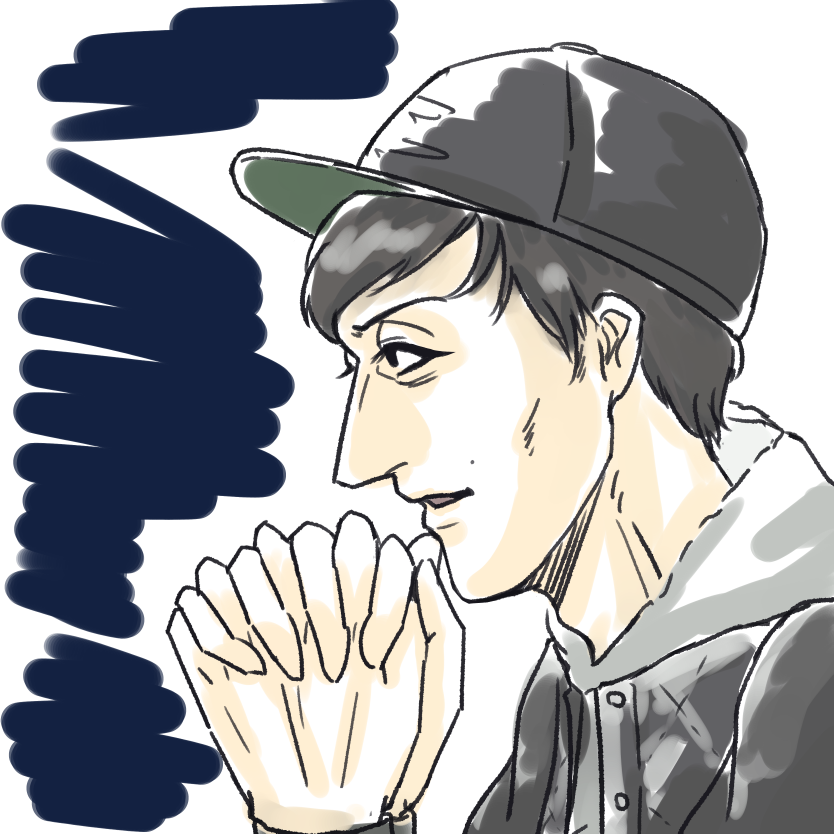
#> input picture m17.png, 2500 x 2500 px (shown at 1/3 size)
$ python dct.py
#> lines starting #> are read from the running program, lines starting #| are printed output that depends on the picture
#coding: utf-8
import numpy as np
import matplotlib.pyplot as plt
from PIL import Image
from PIL import ImageEnhance

"""
参考:
[1]『画像処理とパターン認識入門』酒井幸市 著
[2] scipy.fftpack.dct http://docs.scipy.org/doc/scipy-0.14.0/reference/generated/scipy.fftpack.dct.html
"""

class DCT:
	def __init__(self,N):
#> called with N = 28
		self.N = N	# データ数．
		# 1次元，2次元離散コサイン変換の基底ベクトルをあらかじめ作っておく
		self.phi_1d = np.array([ self.phi(i) for i in range(self.N) ])

		# Nが大きいとメモリリークを起こすので注意
		# MNISTの28x28程度なら問題ない
		self.phi_2d = np.zeros((N,N,N,N))
		for i in range(N):
			for j in range(N):
				phi_i,phi_j = np.meshgrid(self.phi_1d[i],self.phi_1d[j])
				self.phi_2d[i,j] = phi_i*phi_j

	def dct(self,data):
		""" 1次元離散コサイン変換を行う """
		return self.phi_1d.dot(data)

	def idct(self,c):
		""" 1次元離散コサイン逆変換を行う """
		return np.sum( self.phi_1d.T * c ,axis=1)

	def dct2(self,data):
		""" 2次元離散コサイン変換を行う """
		return np.sum(self.phi_2d.reshape(N*N,N*N)*data.reshape(N*N),axis=1).reshape(N,N)

	def idct2(self,c):
		""" 2次元離散コサイン逆変換を行う """
		return np.sum((c.reshape(N,N,1)*self.phi_2d.reshape(N,N,N*N)).reshape(N*N,N*N),axis=0).reshape(N,N)

	def phi(self,k):
		""" 離散コサイン変換(DCT)の基底関数 """
		# DCT-II
		if k == 0:
			return np.ones(self.N)/np.sqrt(self.N)
		else:
			return np.sqrt(2.0/self.N)*np.cos((k*np.pi/(2*self.N))*(np.arange(self.N)*2+1))
		# DCT-IV(試しに実装してみた)
		#return np.sqrt(2.0/N)*np.cos((np.pi*(k+0.5)/self.N)*(np.arange(self.N)+0.5))

if __name__=="__main__":
	N = 28			# データの次元は10x10とする
	dct = DCT(28)	# 離散コサイン変換を行うクラスを作成
	# サンプル画像を作る
	img=Image.open("m17.png")
#> img is the input picture: PIL image 2500x2500 RGB; mean R, G, B 157.7, 159.1, 162.9
	img= img.convert('L').resize((28,28),Image.LANCZOS)
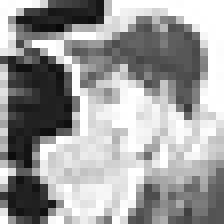
#> img: PIL image 28x28 L (shown 8 times larger); min 8, max 255, mean 157.6
	contrast_converter = ImageEnhance.Contrast(img)
	contrast_img = contrast_converter.enhance(6.0)
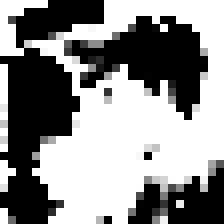
#> contrast_img: PIL image 28x28 L (shown 8 times larger); min 0, max 255, mean 140.8

	img_array = np.array(contrast_img)

	c = dct.dct2(img_array)	# 2次元離散コサイン変換
#> in dct2, `return np.sum(self.phi_2d.reshape(N*N,N*N)*data.reshape(N*N),axis=1).r..`:
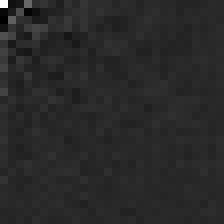
#> returned value: shape (28, 28) float64 (shown 8 times larger); min -751.4, max 3942.6, mean 8.6; drawn with min black and max white
	y = dct.idct2(c)	# 2次元離散コサイン逆変換

	# 元の画像と復元したものを表示
	plt.subplot(1,2,1)
	plt.imshow(img,cmap="Greys")
	plt.title("original")
	plt.xticks([])
	plt.subplot(1,2,2)
	plt.imshow(y,cmap="Greys")
	plt.title("restored")
	plt.xticks([])
	plt.show()
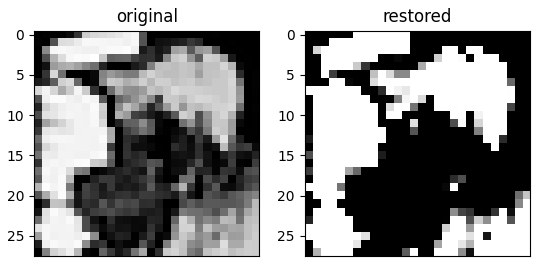
#> figure drawn by matplotlib, 2 panels
